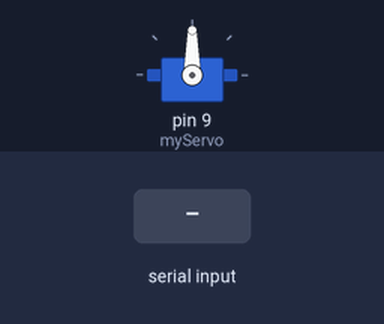
Bench run of a sketch on a simulated Arduino Uno, built with avr-gcc and run on an emulated ATmega328P. On the bench: servo. Inputs (shaded band) come from the test bench.

Above: at 1.2 s.
1.3 s: "90,45\n" received over Serial
At 2.77 s:
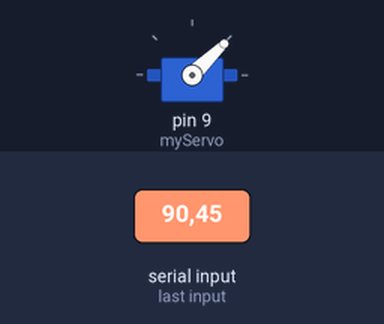
At 4.0 s:
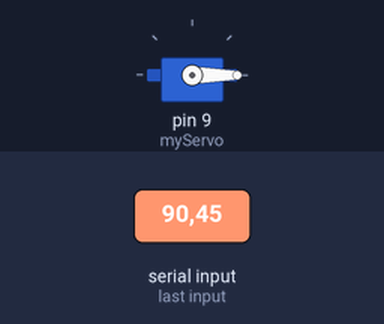
4.3 s: "30,150\n" received over Serial
At 5.1 s:
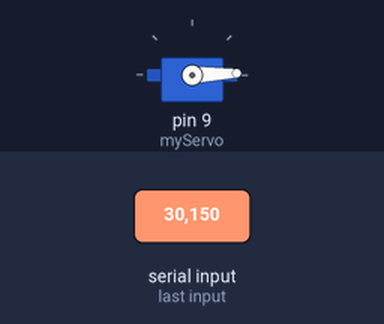
Timing chart, 0 to 7.3 s (numbered marks = the images above; inputs shaded):
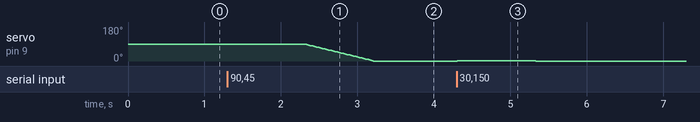

The sketch:

inputting_angle_to_servo.ino
```cpp
#include <Servo.h>

Servo myServo;
int desiredAngle = 90;
int currentAngle = desiredAngle;
void setup() {
  // put your setup code here, to run once:
  Serial.begin(115200);
  myServo.attach(9);
}

void loop() {
  // put your main code here, to run repeatedly:
  if (Serial.available() > 0){
    desiredAngle = Serial.parseInt();
  }
  if (desiredAngle > currentAngle){
    currentAngle ++;
  }
  else if (desiredAngle < currentAngle){
    currentAngle --;
  }
  myServo.write(currentAngle);
  delay(10);
}
```

Measured:
- after the input at 1.3 s, servo on pin 9 (myServo): moves from 90° to 0° over 1.9 s, starting at once
- after the input at 4.3 s, servo on pin 9 (myServo): 0° → 2° at once, → 0° 1.0 s later
